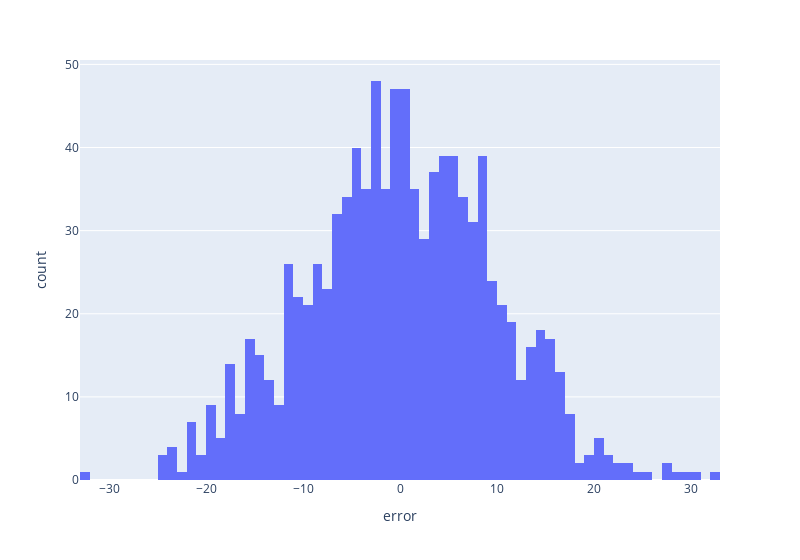

Notebook code for this chart:
### Code cell
y_true = 100 + 20 * np.random.randn(1000)
y_pred = y_true + 10 * np.random.randn(1000)
results = pd.DataFrame({'y_true': y_true, 'y_pred': y_pred})
results['error'] = results['y_true'] - results['y_pred']

px.histogram(results, x='error', nbins=100, width=800)

### Figure 1 — Plotly figure (JSON) as saved in the notebook; plotly's stock layout.template omitted (floating-point values rounded to 4 significant figures; data arrays with more than 128 entries replaced by an {"elided": "..."} marker saying what was removed)
{"data": [{"alignmentgroup": "True", "bingroup": "x", "hovertemplate": "error=%{x}<br>count=%{y}<extra></extra>", "legendgroup": "", "marker": {"color": "#636efa", "pattern": {"shape": ""}}, "name": "", "nbinsx": 100, "offsetgroup": "", "orientation": "v", "showlegend": false, "type": "histogram", "x": {"elided": "1000 float values"}, "xaxis": "x", "yaxis": "y"}], "layout": {"barmode": "relative", "legend": {"tracegroupgap": 0}, "margin": {"t": 60}, "width": 800, "xaxis": {"anchor": "y", "domain": [0, 1], "title": {"text": "error"}}, "yaxis": {"anchor": "x", "domain": [0, 1], "title": {"text": "count"}}}}
